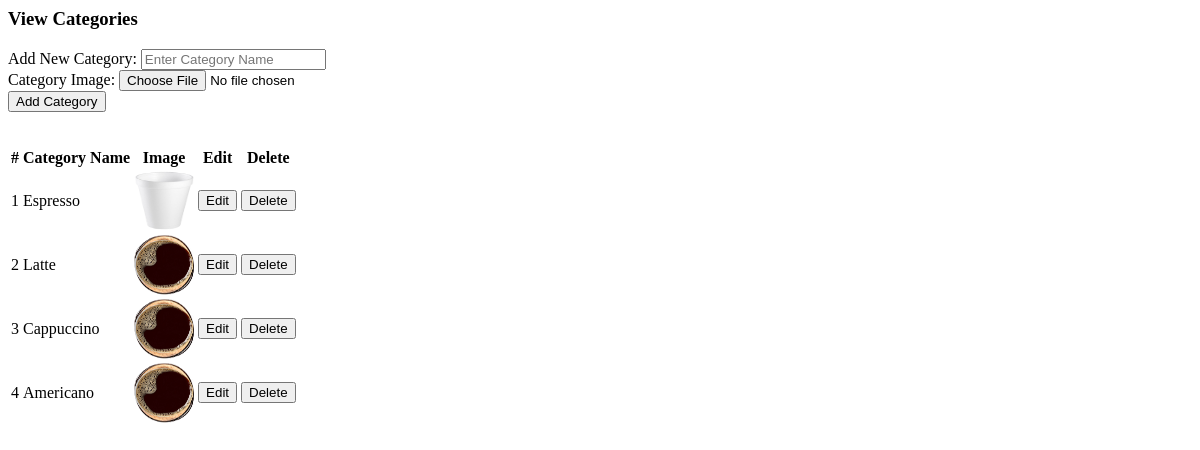
Screenshot of /view_category.php with the database file from the repository.
### tables this page shows
CREATE TABLE IF NOT EXISTS `coffee_category` (
  `id` int(11) NOT NULL AUTO_INCREMENT,
  `category_name` varchar(255) NOT NULL,
  `category_image` varchar(255) DEFAULT NULL,
  `created_at` timestamp NOT NULL DEFAULT current_timestamp(),
  PRIMARY KEY (`id`)
);

### view_category.php (the view, shortened to what this page needs)
<?php
$categories_query = "SELECT * FROM coffee_category";
$categories_result = mysqli_query($conn, $categories_query);
?>
<div class="row">
    <div class="col-lg-12">
        <div class="panel panel-default">
            <div class="panel-heading">
                <h3 class="panel-title">View Categories</h3>
            </div>
            <div class="panel-body">
                <form method="POST" action="admin.php?view_category" enctype="multipart/form-data">
                    <div class="form-group">
                        <label for="category_name">Add New Category:</label>
                        <input type="text" name="category_name" id="category_name" class="form-control" placeholder="Enter Category Name" required>
                    </div>
                    <div class="form-group">
                        <label for="category_image">Category Image:</label>
                        <input type="file" name="category_image" id="category_image" class="form-control" required>
                    </div>
                    <button type="submit" name="add_category" class="btn btn-success">Add Category</button>
                </form>
                <br>
                <div class="table-responsive">
                    <table class="table table-bordered table-hover table-striped">
                        <thead>
                            <tr>
                                <th>#</th>
                                <th>Category Name</th>
                                <th>Image</th>
                                <th>Edit</th>
                                <th>Delete</th>
                            </tr>
                        </thead>
                        <tbody>
                            <?php
                            $i = 0;
                            while ($row_category = mysqli_fetch_assoc($categories_result)) {
                                $i++;
                                $id = $row_category['id'];
                                $category_name = $row_category['category_name'];
                                $category_image = $row_category['category_image'];
                            ?>
                                <tr>
                                    <td><?php echo $i; ?></td>
                                    <td><?php echo $category_name; ?></td>
                                    <td><img src="<?php echo $category_image; ?>" width="60" height="60" alt="Category Image"></td>
                                    <td><button class="btn btn-primary" onclick="openEditModal('<?php echo $id; ?>', '<?php echo $category_name; ?>', '<?php echo $category_image; ?>')">Edit</button></td>
                                    <td><a href="admin.php?view_category&delete_category=<?php echo $id; ?>" class="btn btn-danger" onclick="return confirm('Are you sure you want to delete this category?');"><button>Delete</button></a></td>
                                </tr>
                            <?php } ?>
                        </tbody>
                    </table>
                </div>
            </div>
        </div>
    </div>
</div>

### rows the page displays
coffee_category: category_name "Espresso", category_image (picture)
coffee_category: category_name "Latte", category_image (picture)
coffee_category: category_name "Cappuccino", category_image (picture)
coffee_category: category_name "Americano", category_image (picture)
